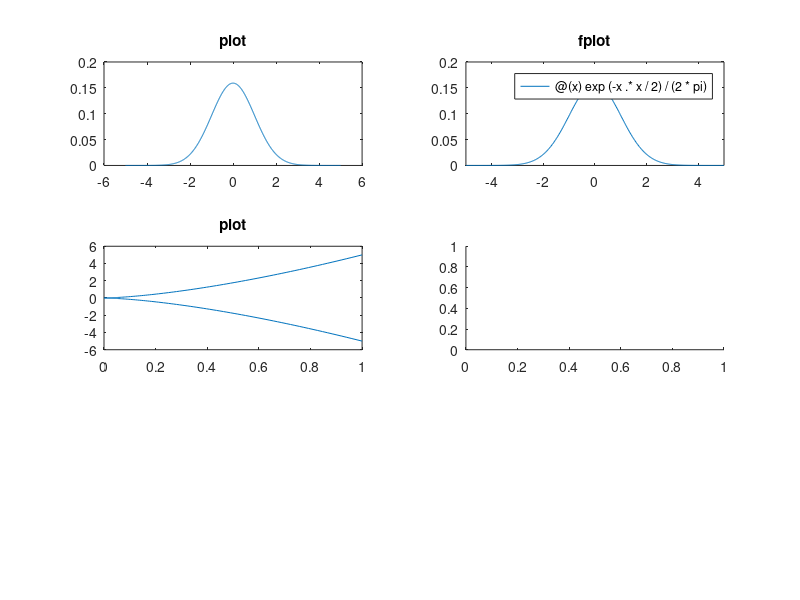

Write MATLAB code to recreate this figure. (Note: this script raises an error after producing the figure.)
%test1.1
x=-5:0.01:5;
y=exp(-x.*x/2)/(2*pi);
subplot(3,2,1);
plot(x,y);
title('plot');
%要先plot才能用title命名，不然跑不出来
subplot(3,2,2);
fplot(@(x)exp(-x.*x/2)/(2*pi),[-5,5]);
title('fplot');

%test1.2
t=-1:0.01:1;
x1=t.*t;
y1=5.*(t.^3);
subplot(3,2,3);
plot(x1,y1);
title('plot')

subplot(3,2,4);
fplot(@(t)t.*t,@(t)5.*(t.^3),[-1,1]);
title('fplot');

% %test2
% u=0:pi/100:pi;
% v=0:pi/100:pi;
% x2=(1+cos(u)).*cos(v);
% y2=(1+cos(u)).*sin(v);
% z2=sin(u);
% 
% subplot(2,3,1);
% plot3(x2,y2,z2);
% title('plot3');
% grid on;
% 
% [U,V]=meshgrid(u,v);
% x3=(1+cos(U)).*cos(V);
% y3=(1+cos(U)).*sin(V);
% z3=sin(U);
% subplot(2,3,2)
% mesh(x3,y3,z3);
% title('mesh');
% 
% subplot(2,3,3)
% surf(x3,y3,z3);
% title('surf');



